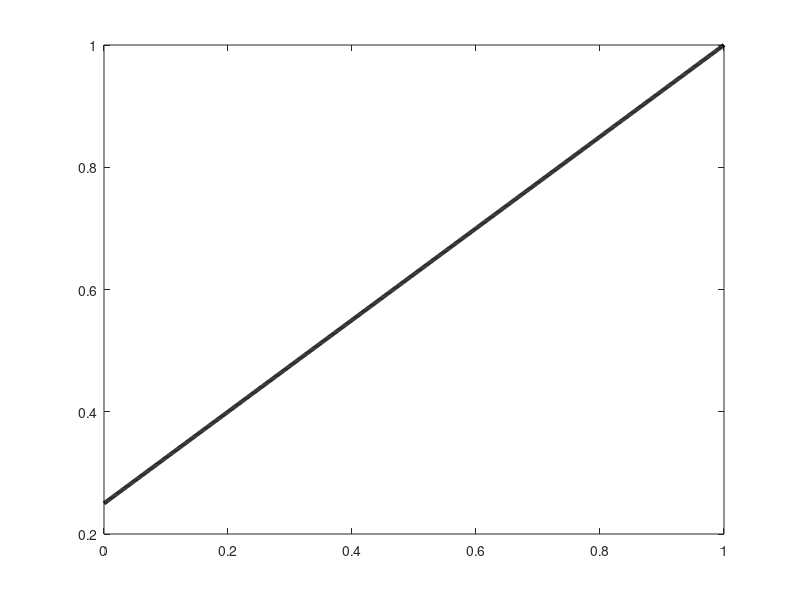

Write the MATLAB code that produced this figure. (Note: this script raises an error after producing the figure.)
% This script generates Figure 1B, which plots the long-term likelihood of 
% being recognised and helped when the conditional helping allele is at 
% fixation, as a function of tag frequency.

clearvars
clc

% PARAMETER SPECIFICATION %%%%%%%%%%%%%%%%%%%%%%%%%%%%%%%%%%%%%%%%%%%%%%%%%

xi=[0:0.001:1]; % This array sets the x axis, representing tag frequency.
theta = 0.25; % Population viscosity (structure).
pi=1;  % This is 'helper proportion' for a focal tag i. Helper proportion
% is defined, with respect to a given tag i, as the proportion of all 
% individuals bearing the tag (i) that are helpers as opposed to defetors. 
% We assume that this is 1 (Crozier's paradox scenario).  

%%%%%%%%%%%%%%%%%%%%%%%%%%%%%%%%%%%%%%%%%%%%%%%%%%%%%%%%%%%%%%%%%%%%%%%%%%%

% The following lines plot 'rec' as a function of tag frequency. 'rec' is 
% the per-generation probability of being recognised and helped, for a 
% focal helper. We also plot the baseline amount of help received from 
% pedigree relatives (given by theta) as a dotted red line.
figure
rec = (((theta + (1-theta).*xi.*pi) ));
plot(xi,rec,'LineWidth', 3, 'LineStyle','-','Color','k')
yline(theta,'LineWidth', 3, 'LineStyle','--','Color','r')

%%%%%%%%%%%%%%%%%%%%%%%%%%%%%%%%%%%%%%%%%%%%%%%%%%%%%%%%%%%%%%%%%%%%%%%%%%%

% The following lines are for formatting the figure.
set(gcf,'color','white')
box off
ylim([0,1])
xlim([0,1])
set(gca,'fontsize', 18)

%%%%%%%%%%%%%%%%%%%%%%%%%%%%%%%%%%%%%%%%%%%%%%%%%%%%%%%%%%%%%%%%%%%%%%%%%%%